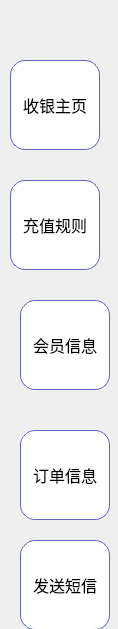
         <widget class="QWidget" name="scrollAreaWidgetContents">
          <property name="geometry">
           <rect>
            <x>0</x>
            <y>0</y>
            <width>118</width>
            <height>629</height>
           </rect>
          </property>
          <widget class="QPushButton" name="sell_btn">
           <property name="geometry">
            <rect>
             <x>10</x>
             <y>60</y>
             <width>90</width>
             <height>90</height>
            </rect>
           </property>
           <property name="minimumSize">
            <size>
             <width>90</width>
             <height>90</height>
            </size>
           </property>
           <property name="maximumSize">
            <size>
             <width>90</width>
             <height>90</height>
            </size>
           </property>
           <property name="font">
            <font>
             <family>黑体</family>
             <pointsize>12</pointsize>
            </font>
           </property>
           <property name="autoFillBackground">
            <bool>false</bool>
           </property>
           <property name="styleSheet">
            <string notr="true">QPushButton
{
	background-color:rgb(255, 255, 255);
	border-radius:15px;
	border:1px solid rgb(100, 100,189)

}</string>
           </property>
           <property name="text">
            <string>收银主页</string>
           </property>
          </widget>
          <widget class="QPushButton" name="rule_btn">
           <property name="geometry">
            <rect>
             <x>10</x>
             <y>180</y>
             <width>90</width>
             <height>90</height>
            </rect>
           </property>
           <property name="minimumSize">
            <size>
             <width>90</width>
             <height>90</height>
            </size>
           </property>
           <property name="maximumSize">
            <size>
             <width>90</width>
             <height>90</height>
            </size>
           </property>
           <property name="font">
            <font>
             <family>黑体</family>
             <pointsize>12</pointsize>
            </font>
           </property>
           <property name="autoFillBackground">
            <bool>false</bool>
           </property>
           <property name="styleSheet">
            <string notr="true">QPushButton
{
	background-color:rgb(255, 255, 255);
	border-radius:15px;
	border:1px solid rgb(100, 100,189)

}</string>
           </property>
           <property name="text">
            <string>充值规则</string>
           </property>
          </widget>
          <widget class="QPushButton" name="mem_btn">
           <property name="geometry">
            <rect>
             <x>20</x>
             <y>300</y>
             <width>90</width>
             <height>90</height>
            </rect>
           </property>
           <property name="minimumSize">
            <size>
             <width>90</width>
             <height>90</height>
            </size>
           </property>
           <property name="maximumSize">
            <size>
             <width>90</width>
             <height>90</height>
            </size>
           </property>
           <property name="font">
            <font>
             <family>黑体</family>
             <pointsize>12</pointsize>
            </font>
           </property>
           <property name="autoFillBackground">
            <bool>false</bool>
           </property>
           <property name="styleSheet">
            <string notr="true">QPushButton
{
	background-color:rgb(255, 255, 255);
	border-radius:15px;
	border:1px solid rgb(100, 100,189)

}</string>
           </property>
           <property name="text">
            <string>会员信息</string>
           </property>
          </widget>
          <widget class="QPushButton" name="tip_btn">
           <property name="geometry">
            <rect>
             <x>20</x>
             <y>430</y>
             <width>90</width>
             <height>90</height>
            </rect>
           </property>
           <property name="minimumSize">
            <size>
             <width>90</width>
             <height>90</height>
            </size>
           </property>
           <property name="maximumSize">
            <size>
             <width>90</width>
             <height>90</height>
            </size>
           </property>
           <property name="font">
            <font>
             <family>黑体</family>
             <pointsize>12</pointsize>
            </font>
           </property>
           <property name="autoFillBackground">
            <bool>false</bool>
           </property>
           <property name="styleSheet">
            <string notr="true">QPushButton
{
	background-color:rgb(255, 255, 255);
	border-radius:15px;
	border:1px solid rgb(100, 100,189)

}</string>
           </property>
           <property name="text">
            <string>订单信息</string>
           </property>
          </widget>
          <widget class="QPushButton" name="sns_btn">
           <property name="geometry">
            <rect>
             <x>20</x>
             <y>540</y>
             <width>90</width>
             <height>90</height>
            </rect>
           </property>
           <property name="minimumSize">
            <size>
             <width>90</width>
             <height>90</height>
            </size>
           </property>
           <property name="maximumSize">
            <size>
             <width>90</width>
             <height>90</height>
            </size>
           </property>
           <property name="font">
            <font>
             <family>黑体</family>
             <pointsize>12</pointsize>
            </font>
           </property>
           <property name="autoFillBackground">
            <bool>false</bool>
           </property>
           <property name="styleSheet">
            <string notr="true">QPushButton
{
	background-color:rgb(255, 255, 255);
	border-radius:15px;
	border:1px solid rgb(100, 100,189)

}</string>
           </property>
           <property name="text">
            <string>发送短信</string>
           </property>
          </widget>
         </widget>
